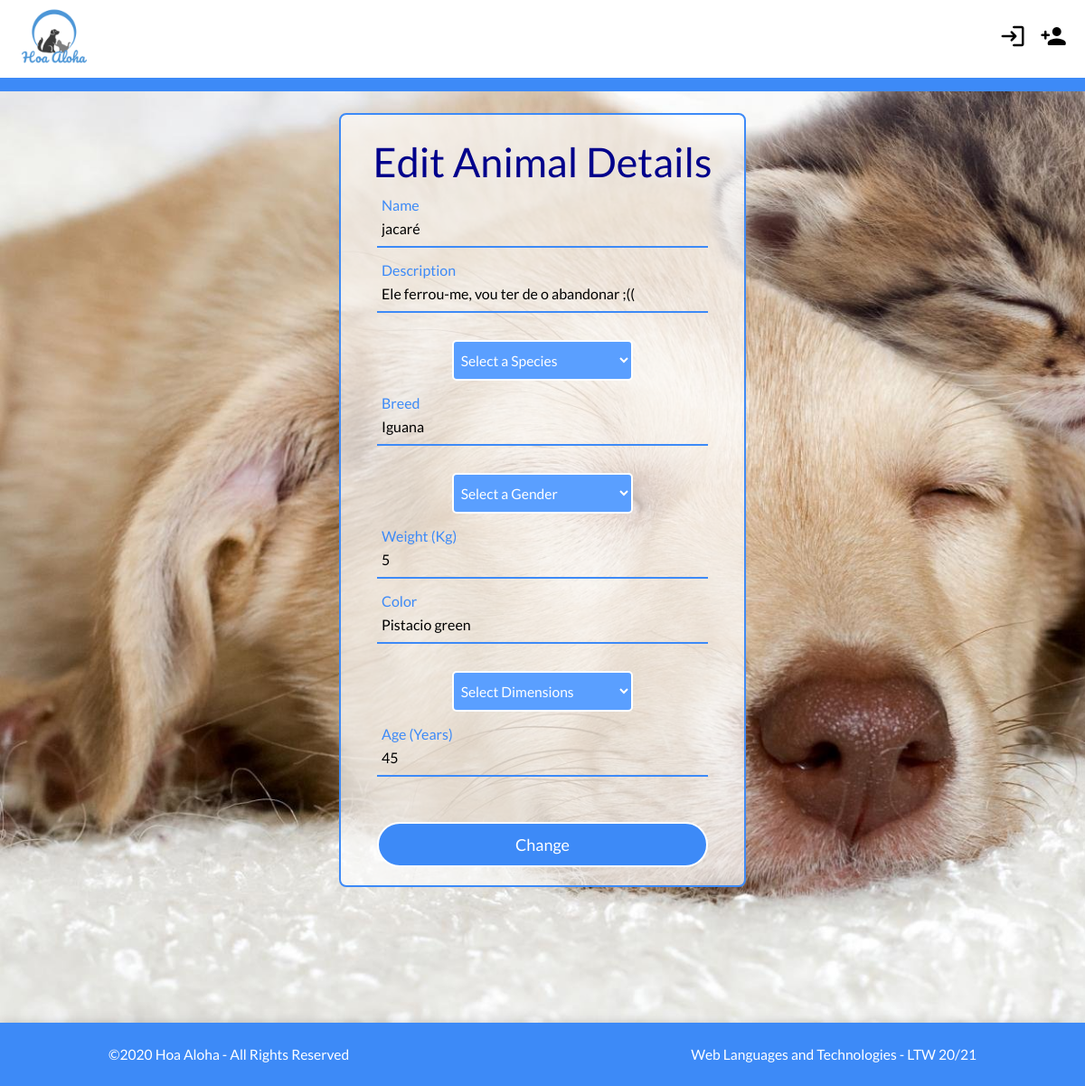
Screenshot of /pages/edit_animal.php?animalId=12 with the database file from the repository.
### tables this page shows
CREATE TABLE PetPhotos(
	idPet         	INTEGER REFERENCES Pets(id) ON DELETE CASCADE,
	idPhoto        	INTEGER REFERENCES Photos(id) ON DELETE CASCADE,
	PRIMARY KEY 	(idPet,idPhoto)
);

CREATE TABLE Pets(
	id          INTEGER PRIMARY KEY AUTOINCREMENT,
	name        VARCHAR(255) NOT NULL,
	species   	VARCHAR(255) NOT NULL,
	breed       VARCHAR(255) NOT NULL,
	weight      FLOAT,
	color 	    VARCHAR(255) NOT NULL,
	dimension   VARCHAR(255) NOT NULL,
	gender		VARCHAR(255) NOT NULL,
	age			INTEGER NOT NULL
);

CREATE TABLE Topics(
	id 				INTEGER PRIMARY KEY,
    idUserEntity    INTEGER NOT NULL REFERENCES UserEntities(id) ON DELETE CASCADE,
    idPet           INTEGER NOT NULL UNIQUE REFERENCES Pets(id) ON DELETE CASCADE,
	description     VARCHAR(255) NOT NULL,
	data            DATATIME NOT NULL
);

### pages/edit_animal.php (called while the page is built, shortened)
<?php
  include_once('../templates/tpl_common.php');
  include_once('../templates/tpl_edit_animal.php');
  include_once("../database/db_animal.php");
  include_once("../database/db_topic.php");
  $animalId = $_GET['animalId'];
  $animal = getAnimal($animalId)[0];
  $topic = topicFromAnimalId($animalId);
  draw_edit_animal($animal,$topic);
  ?>

### database/db_animal.php (called while the page is built, shortened)
<?php
  function getAnimal($id) {
    $db = Database::instance()->db();
    $stmt = $db->prepare('SELECT * FROM Pets INNER JOIN PetPhotos ON Pets.id = PetPhotos.idPet WHERE id = ?');
    $stmt->execute(array($id));
    return $stmt->fetchAll();
  }
?>

### database/db_topic.php (called while the page is built, shortened)
<?php
  function topicFromAnimalId($animalId){
    $db = Database::instance()->db();
    $stmt = $db->prepare('SELECT * FROM Topics WHERE idPet = ?');
    $stmt->execute(array($animalId));
    return $stmt->fetch();
  }
?>

### templates/tpl_edit_animal.php (the view, shortened to what this page needs)
<?php function draw_edit_animal($animal,$topic){
    ?>
    <section id="edit-animal">
    <div class="register-content">
      <h1>Edit Animal Details</h1>
      <form method="post" action="../actions/action_edit_animal.php">
        <div class="txt_field">
          <input type="text" name="name" value="<?=htmlentities($animal['name'])?>" required>
          <label>Name</label>
        </div>
        <div class="txt_field">
          <input type="text" name="description" value="<?=htmlentities($topic['description'])?>" required>
          <label>Description</label>
        </div>
        <div class="select-box">
          <select name='species'>
              <option value=''>Select a Species</option>
          </select>
        </div>
        <div class="txt_field">
          <input type="text" name="breed" value="<?=htmlentities(ucfirst($animal['breed']))?>" required>
          <label>Breed</label>
        </div>
        <div class="select-box">
          <select name='gender'>
              <option value=''>Select a Gender</option>
          </select>
        </div>
        <div class="details">
          <div class="txt_field">
            <input type="number" step="0.01" name="weight" value="<?=$animal['weight']?>" min="0" required>
            <label>Weight (Kg)</label>
          </div>
          <div class="txt_field">
            <input type="text" name="color" value="<?=htmlentities(ucfirst($animal['color']))?>" required>
            <label>Color</label>
            </div>
            <div class="select-box">
              <select name='dimensions'>
                  <option value=''>Select Dimensions</option>
              </select>
            </div>
            <div class="txt_field">
            <input type="number" step="0.1" name="age" value="<?=$animal['age']?>" min="0" required>
            <label>Age (Years)</label>
          </div>
        </div>
        <button type="submit">Change</button>
      </form>
    </div>
  </section>
<?php } ?>

### css/style.css (style rules this page uses)
* { box-sizing: border-box; margin: 0; padding: 0; list-style: none; text-decoration: none; font-family: Lato; }
:root { font-size: 26px; --login-blue: #3d8af7; --login-blue-a: rgba(61, 138, 247, 0.8); --login-blue-soft: rgb(90, 159, 255); --info-field-text: #384dc3; }
body { color: black; background-color: white; margin: 0 auto; padding: 0; display: flex; flex-direction: column; }
select { height: 45px; }
form .txt_field { position: relative; border-bottom: 2px solid #adadad; margin: 30px 0; }
.txt_field input { width: 100%; padding: 0 5px; height: 40px; font-size: 16px; border: none; background: none; outline: none; }
.txt_field label { position: absolute; top: 30%; left: 5px; color: #adadad; font-size: 16px; pointer-events: none; transition: 0.5s; }
#signup-animal .register-content h1, #edit-animal .register-content h1 { font-size: 45px; text-align: center; font-weight: normal; padding-top: 20px; color: darkblue; line-height: 100%; margin-bottom: 1%; }
#signup-animal .txt_field input:focus ~ label, #signup-animal .txt_field input:valid ~ label, #edit-animal .txt_field input:focus ~ label, #edit-animal .txt_field input:valid ~ label { top: -15px; color: var(--login-blue) }
.select-box select { width: 200px; background-color: var(--login-blue-soft); border: 2px solid white; border-radius: 5px; outline: none; color: white; padding: 1%; transition: ease-out 0.5s; font-size: 60%; }
.register-content > form > button, #edit-profile-container > button { width: 100%; height: 50px; border: 2px solid; background: var(--login-blue); border-radius: 25px; font-size: 18px; color: white; cursor: pointer; outline: none; transition: ease-out 0.5s; margin-top: 20px; }
#edit-animal { display: flex; justify-content: center; border-top-style: solid; border-width: 15px; border-color: var(--login-blue); width: 100%; height: 100%; overflow: hidden; background-image: url(../assets/edit_animal.jpg); background-size: cover; }
.login-content form, .register-content form { padding: 0 40px; box-sizing: border-box; }
.register-content { padding-top: 10px; padding-bottom: 20px; margin-top: 2%; width: 450px; margin-bottom: 150px; background-color: rgba(255,255,255,0.7); border-radius: 8px; text-align: center; overflow: hidden; border: 2px solid var(--login-blue); }

### rows the page displays
petphotos: name "jacaré", breed "Iguana", weight "5", color "Pistacio green", age "45"
topics: description "Ele ferrou-me, vou ter de o abandonar ;(("
